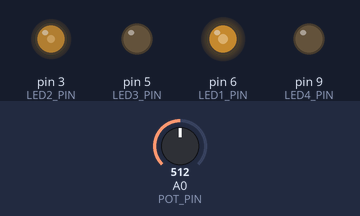
This sketch was run on a simulated Arduino Uno, built with avr-gcc and run on an emulated ATmega328P. Shown: output pins drawn as LEDs (lit = HIGH). Inputs (shaded band) come from the test bench; at power-on: A0 (POT_PIN) = 512.

Above: at 1.2 s.
1.3 s: A0 (POT_PIN) set to 716
At 2.3 s:
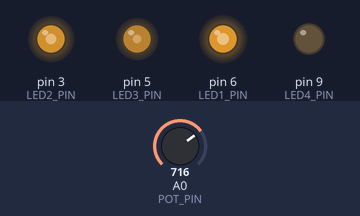
2.8 s: A0 (POT_PIN) set to 900
At 3.4 s:
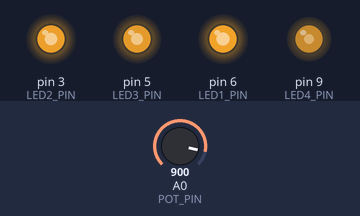
4.3 s: A0 (POT_PIN) set to 1023
At 4.6 s:
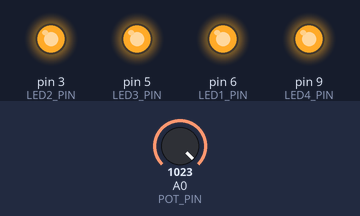
5.8 s: A0 (POT_PIN) set to 306
At 6.9 s:
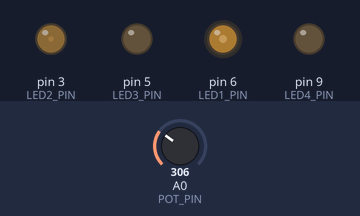
7.3 s: A0 (POT_PIN) set to 122
At 8.1 s:
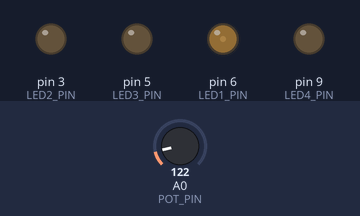
Timing chart, 0 to 9.8 s (numbered marks = the images above; inputs shaded):
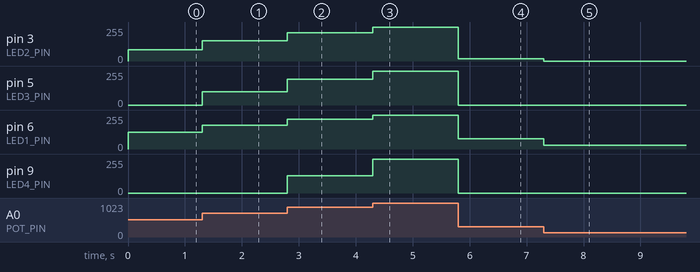

The sketch:

Brightness_4LEDs.ino
```cpp
#define LED1_PIN 6
#define LED2_PIN 3
#define LED3_PIN 5
#define LED4_PIN 9
#define POT_PIN A0

int pot;
int brightness;

void setup() {
  // put your setup code here, to run once:
  pinMode(POT_PIN, INPUT);
  pinMode(LED1_PIN, OUTPUT);
  pinMode(LED2_PIN, OUTPUT);
  pinMode(LED3_PIN, OUTPUT);
  pinMode(LED4_PIN, OUTPUT);
}

void loop() {
  // put your main code here, to run repeatedly:
  pot = analogRead(POT_PIN);
  brightness = map(pot, 0, 1023, 0, 255);

  if (brightness >= 0.00 * 255)
    analogWrite(LED1_PIN, brightness);

  if (brightness >= 0.25 * 255)
    analogWrite(LED2_PIN, map(brightness, 255*0.25, 255, 0, 255));
  else
    analogWrite(LED2_PIN, 0);

  if (brightness >= 0.50 * 255)
    analogWrite(LED3_PIN, map(brightness, 255*0.50, 255, 0, 255));
  else
    analogWrite(LED3_PIN, 0);

  if (brightness >= 0.75 * 255)
    analogWrite(LED4_PIN, map(brightness, 255*0.75, 255, 0, 255));
  else
    analogWrite(LED4_PIN, 0);
}
```

Measured:
- after the input at 1.3 s, pin 3 (LED2_PIN): 85/255 → 152/255 at once; pin 5 (LED3_PIN): 0/255 → 101/255 at once; pin 6 (LED1_PIN): 127/255 → 178/255 at once
- after the input at 2.8 s, pin 3 (LED2_PIN): 152/255 → 213/255 at once; pin 5 (LED3_PIN): 101/255 → 193/255 at once; pin 6 (LED1_PIN): 178/255 → 224/255 at once; pin 9 (LED4_PIN): 0/255 → 131/255 at once
- after the input at 4.3 s, pin 3 (LED2_PIN): 213/255 → 255/255 at once; pin 5 (LED3_PIN): 193/255 → 255/255 at once; pin 6 (LED1_PIN): 224/255 → 255/255 at once; pin 9 (LED4_PIN): 131/255 → 255/255 at once
- after the input at 5.8 s, pin 3 (LED2_PIN): 255/255 → 17/255 at once; pin 5 (LED3_PIN), pin 9 (LED4_PIN): 255/255 → 0/255 at once; pin 6 (LED1_PIN): 255/255 → 76/255 at once
- after the input at 7.3 s, pin 3 (LED2_PIN): 17/255 → 0/255 at once; pin 6 (LED1_PIN): 76/255 → 30/255 at once
